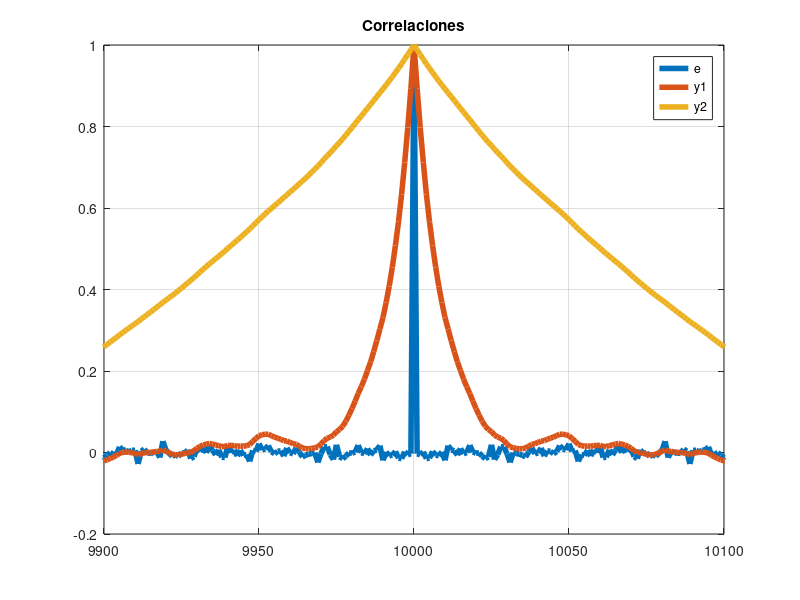

Write MATLAB code to recreate this figure. (Note: this script raises an error after producing the figure.)
%% Filtrado de Ruido Blanco
% 
%%  
clear
close all
%%
randn('state',0);
n=10000;
e=randn(n,1);
T0=1;
p1=.9;
A1=poly([p1]);
B1=[0 (1-p1)];
S1=tf(B1,A1,T0);
y1=filter(B1,A1,e);

p2=.99;
A2=poly([p2]);
B2=[0 (1-p2)];
S2=tf(B2,A2,T0);
y2=filter(B2,A2,1*e);
%%
% 
%  Señales temporales
% 
plot([e y1 y2]);grid
axis([2000 2500 -4 4])
title(' Señales Temporales')
legend('e','y1','y2')
h = findobj(gcf,'type','line');
set(h,'linewidth',2);
%%
% 
%  Correlaciones
% 
xe=xcorr(e,'coeff');
xy1=xcorr(y1,'coeff');
xy2=xcorr(y2,'coeff');
plot([xe xy1 xy2],'LineWidth',4);grid
delta=100;
axis([n-delta n+delta -.2 1])
title('Correlaciones')
legend('e','y1','y2')

%%
% 
%  Espectros
% 
w = logspace(-2,pi,128/4)';
pe=spa(e,[],w);
py1=spa(y1,[],w);
py2=spa(y2,[],w);
%bodeplot(pe,py1,py2);grid
bode(pe,py1,py2);grid
title('Espectros')
legend('e','y1','y2')
h = findobj(gcf,'type','line');
set(h,'linewidth',4);
